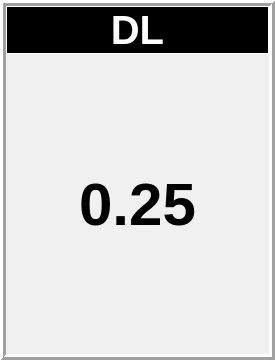
                   <widget class="QFrame" name="frame_value_DL_score">
                    <property name="minimumSize">
                     <size>
                      <width>275</width>
                      <height>300</height>
                     </size>
                    </property>
                    <property name="autoFillBackground">
                     <bool>false</bool>
                    </property>
                    <property name="styleSheet">
                     <string notr="true">background-color: rgb(240, 240, 240);</string>
                    </property>
                    <property name="frameShape">
                     <enum>QFrame::Box</enum>
                    </property>
                    <property name="frameShadow">
                     <enum>QFrame::Raised</enum>
                    </property>
                    <property name="lineWidth">
                     <number>3</number>
                    </property>
                    <layout class="QVBoxLayout" name="verticalLayout_5">
                     <property name="spacing">
                      <number>0</number>
                     </property>
                     <property name="leftMargin">
                      <number>0</number>
                     </property>
                     <property name="topMargin">
                      <number>0</number>
                     </property>
                     <property name="rightMargin">
                      <number>0</number>
                     </property>
                     <property name="bottomMargin">
                      <number>0</number>
                     </property>
                     <item>
                      <widget class="QLabel" name="label_DL_score">
                       <property name="sizePolicy">
                        <sizepolicy hsizetype="Expanding" vsizetype="Expanding">
                         <horstretch>0</horstretch>
                         <verstretch>0</verstretch>
                        </sizepolicy>
                       </property>
                       <property name="maximumSize">
                        <size>
                         <width>16777215</width>
                         <height>50</height>
                        </size>
                       </property>
                       <property name="font">
                        <font>
                         <pointsize>30</pointsize>
                         <weight>75</weight>
                         <bold>true</bold>
                        </font>
                       </property>
                       <property name="styleSheet">
                        <string notr="true">background-color: rgb(0, 0, 0);
color: rgb(255, 255, 255);</string>
                       </property>
                       <property name="frameShape">
                        <enum>QFrame::Box</enum>
                       </property>
                       <property name="text">
                        <string>DL</string>
                       </property>
                       <property name="alignment">
                        <set>Qt::AlignCenter</set>
                       </property>
                      </widget>
                     </item>
                     <item>
                      <widget class="QWidget" name="widget_value_DL_score" native="true">
                       <property name="minimumSize">
                        <size>
                         <width>0</width>
                         <height>300</height>
                        </size>
                       </property>
                       <layout class="QGridLayout" name="gridLayout_10">
                        <item row="0" column="0">
                         <widget class="QLabel" name="label_value_DL_score">
                          <property name="sizePolicy">
                           <sizepolicy hsizetype="Expanding" vsizetype="Expanding">
                            <horstretch>0</horstretch>
                            <verstretch>0</verstretch>
                           </sizepolicy>
                          </property>
                          <property name="font">
                           <font>
                            <pointsize>45</pointsize>
                            <weight>75</weight>
                            <bold>true</bold>
                           </font>
                          </property>
                          <property name="frameShape">
                           <enum>QFrame::NoFrame</enum>
                          </property>
                          <property name="text">
                           <string>0.25</string>
                          </property>
                          <property name="alignment">
                           <set>Qt::AlignCenter</set>
                          </property>
                         </widget>
                        </item>
                       </layout>
                      </widget>
                     </item>
                    </layout>
                   </widget>
